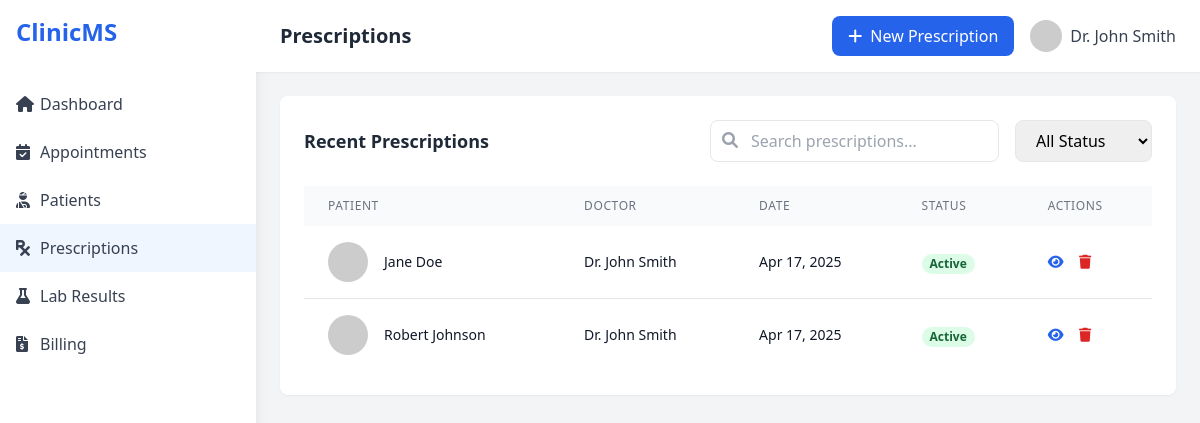
The app's page /prescriptions.php (signed in) with its own data.
### tables this page shows
CREATE TABLE IF NOT EXISTS doctors (
    id INT AUTO_INCREMENT PRIMARY KEY,
    first_name VARCHAR(50) NOT NULL,
    last_name VARCHAR(50) NOT NULL,
    email VARCHAR(100) NOT NULL UNIQUE,
    password VARCHAR(255) NOT NULL,
    phone VARCHAR(20),
    specialization VARCHAR(100),
    created_at DATETIME DEFAULT CURRENT_TIMESTAMP
);

CREATE TABLE IF NOT EXISTS prescriptions (
    id INT AUTO_INCREMENT PRIMARY KEY,
    patient_id INT NOT NULL,
    doctor_id INT NOT NULL,
    prescription_date DATE NOT NULL,
    medication TEXT NOT NULL,
    dosage VARCHAR(100),
    frequency VARCHAR(100),
    duration VARCHAR(100),
    instructions TEXT,
    status ENUM('Active', 'Completed', 'Cancelled') DEFAULT 'Active',
    created_at DATETIME DEFAULT CURRENT_TIMESTAMP,
    FOREIGN KEY (patient_id) REFERENCES patients(id) ON DELETE CASCADE,
    FOREIGN KEY (doctor_id) REFERENCES doctors(id) ON DELETE CASCADE
);

CREATE TABLE IF NOT EXISTS patients (
    id INT AUTO_INCREMENT PRIMARY KEY,
    first_name VARCHAR(50) NOT NULL,
    last_name VARCHAR(50) NOT NULL,
    email VARCHAR(100),
    phone VARCHAR(20),
    date_of_birth DATE,
    gender ENUM('M', 'F', 'Other'),
    address TEXT,
    medical_history TEXT,
    status ENUM('Active', 'Inactive') DEFAULT 'Active',
    created_at DATETIME DEFAULT CURRENT_TIMESTAMP
);

### prescriptions.php (the view, shortened to what this page needs)
<?php
require_once 'config/database.php';
$stmt = $pdo->prepare("SELECT first_name, last_name FROM doctors WHERE id = :doctor_id");
$stmt->execute(['doctor_id' => $_SESSION['doctor_id']]);
$doctor = $stmt->fetch();
$doctor_name = $doctor['first_name'] . ' ' . $doctor['last_name'];
$stmt = $pdo->prepare("
    SELECT p.*, pt.first_name as patient_first_name, pt.last_name as patient_last_name,
           d.first_name as doctor_first_name, d.last_name as doctor_last_name
    FROM prescriptions p
    JOIN patients pt ON p.patient_id = pt.id
    JOIN doctors d ON p.doctor_id = d.id
    WHERE p.doctor_id = :doctor_id
    ORDER BY p.created_at DESC
");
$stmt->execute(['doctor_id' => $_SESSION['doctor_id']]);
$prescriptions = $stmt->fetchAll();
?>
<!DOCTYPE html>
<html lang="en">
<head>
    <script src="https://cdn.tailwindcss.com"></script>
    <link href="https://cdnjs.cloudflare.com/ajax/libs/font-awesome/6.0.0/css/all.min.css" rel="stylesheet">
    <link href="https://unpkg.com/aos@2.3.1/dist/aos.css" rel="stylesheet">
</head>
<body class="bg-gray-100">
    <div class="flex h-screen">
        <div class="sidebar w-64 bg-white shadow-lg">
            <div class="p-4">
                <h1 class="text-2xl font-bold text-blue-600">ClinicMS</h1>
            </div>
            <nav class="mt-4">
                <a href="index.php" class="menu-item flex items-center px-4 py-3 text-gray-700 hover:bg-blue-50">
                    <i class="fas fa-home w-6"></i>
                    <span>Dashboard</span>
                </a>
                <a href="appointments.php" class="menu-item flex items-center px-4 py-3 text-gray-700 hover:bg-blue-50">
                    <i class="fas fa-calendar-check w-6"></i>
                    <span>Appointments</span>
                </a>
                <a href="patients.php" class="menu-item flex items-center px-4 py-3 text-gray-700 hover:bg-blue-50">
                    <i class="fas fa-user-injured w-6"></i>
                    <span>Patients</span>
                </a>
                <a href="prescriptions.php" class="menu-item flex items-center px-4 py-3 text-gray-700 bg-blue-50">
                    <i class="fas fa-prescription w-6"></i>
                    <span>Prescriptions</span>
                </a>
                <a href="lab_results.php" class="menu-item flex items-center px-4 py-3 text-gray-700 hover:bg-blue-50">
                    <i class="fas fa-flask w-6"></i>
                    <span>Lab Results</span>
                </a>
                <a href="billing.php" class="menu-item flex items-center px-4 py-3 text-gray-700 hover:bg-blue-50">
                    <i class="fas fa-file-invoice-dollar w-6"></i>
                    <span>Billing</span>
                </a>
            </nav>
        </div>
        <div class="flex-1 overflow-auto">
            <header class="bg-white shadow-sm">
                <div class="flex items-center justify-between px-6 py-4">
                    <h2 class="text-xl font-semibold text-gray-800">Prescriptions</h2>
                    <div class="flex items-center space-x-4">
                        <button class="bg-blue-600 text-white px-4 py-2 rounded-lg hover:bg-blue-700 transition-colors" onclick="openNewPrescriptionModal()">
                            <i class="fas fa-plus mr-2"></i>New Prescription
                        </button>
                        <div class="flex items-center space-x-2">
                            <img src="https://ui-avatars.com/api/?name=<?= urlencode($doctor_name) ?>&background=0D8ABC&color=fff" alt="Profile" class="w-8 h-8 rounded-full">
                            <span class="text-gray-700">Dr. <?= htmlspecialchars($doctor_name) ?></span>
                        </div>
                    </div>
                </div>
            </header>
            <main class="p-6">
                <div class="bg-white rounded-lg shadow-sm p-6" data-aos="fade-up">
                    <div class="flex justify-between items-center mb-6">
                        <h3 class="text-lg font-semibold text-gray-800">Recent Prescriptions</h3>
                        <div class="flex space-x-4">
                            <div class="relative">
                                <input type="text" placeholder="Search prescriptions..." class="pl-10 pr-4 py-2 border rounded-lg focus:outline-none focus:ring-2 focus:ring-blue-500">
                                <i class="fas fa-search absolute left-3 top-3 text-gray-400"></i>
                            </div>
                            <select class="border rounded-lg px-4 py-2 focus:outline-none focus:ring-2 focus:ring-blue-500">
                                <option value="">All Status</option>
                            </select>
                        </div>
                    </div>
                    <div class="overflow-x-auto">
                        <?php if (empty($prescriptions)): ?>
                        <div class="text-center py-8">
                            <div class="inline-flex items-center justify-center w-16 h-16 rounded-full bg-blue-100 mb-4">
                                <i class="fas fa-prescription text-2xl text-blue-600"></i>
                            </div>
                            <h3 class="text-lg font-medium text-gray-900 mb-2">No Prescriptions Yet</h3>
                            <p class="text-gray-500 mb-4">Start by creating a new prescription for your patient.</p>
                            <button onclick="openNewPrescriptionModal()" class="inline-flex items-center px-4 py-2 bg-blue-600 text-white rounded-md hover:bg-blue-700">
                                <i class="fas fa-plus mr-2"></i>Create New Prescription
                            </button>
                        </div>
                        <?php else: ?>
                        <table class="min-w-full">
                            <thead>
                                <tr class="bg-gray-50">
                                    <th class="px-6 py-3 text-left text-xs font-medium text-gray-500 uppercase tracking-wider">Patient</th>
                                    <th class="px-6 py-3 text-left text-xs font-medium text-gray-500 uppercase tracking-wider">Doctor</th>
                                    <th class="px-6 py-3 text-left text-xs font-medium text-gray-500 uppercase tracking-wider">Date</th>
                                    <th class="px-6 py-3 text-left text-xs font-medium text-gray-500 uppercase tracking-wider">Status</th>
                                    <th class="px-6 py-3 text-left text-xs font-medium text-gray-500 uppercase tracking-wider">Actions</th>
                                </tr>
                            </thead>
                            <tbody class="bg-white divide-y divide-gray-200">
                                <?php foreach ($prescriptions as $prescription): ?>
                                <tr class="hover:bg-gray-50">
                                    <td class="px-6 py-4 whitespace-nowrap">
                                        <div class="flex items-center">
                                            <div class="flex-shrink-0 h-10 w-10">
                                                <img class="h-10 w-10 rounded-full" src="https://ui-avatars.com/api/?name=<?= urlencode($prescription['patient_first_name'] . '+' . $prescription['patient_last_name']) ?>&background=0D8ABC&color=fff" alt="">
                                            </div>
                                            <div class="ml-4">
                                                <div class="text-sm font-medium text-gray-900">
                                                    <?= htmlspecialchars($prescription['patient_first_name'] . ' ' . $prescription['patient_last_name']) ?>
                                                </div>
                                            </div>
                                        </div>
                                    </td>
                                    <td class="px-6 py-4 whitespace-nowrap">
                                        <div class="text-sm text-gray-900">
                                            Dr. <?= htmlspecialchars($prescription['doctor_first_name'] . ' ' . $prescription['doctor_last_name']) ?>
                                        </div>
                                    </td>
                                    <td class="px-6 py-4 whitespace-nowrap">
                                        <div class="text-sm text-gray-900">
                                            <?= date('M d, Y', strtotime($prescription['prescription_date'])) ?>
                                        </div>
                                    </td>
                                    <td class="px-6 py-4 whitespace-nowrap">
                                        <span class="px-2 inline-flex text-xs leading-5 font-semibold rounded-full
                                            <?php
                                            switch($prescription['status']) {
                                                case 'Active':
                                                    echo 'bg-green-100 text-green-800';
                                                    break;
                                            }
                                            ?>">
                                            <?= htmlspecialchars($prescription['status']) ?>
                                        </span>
                                    </td>
                                    <td class="px-6 py-4 whitespace-nowrap text-sm font-medium">
                                        <a href="prescription_details.php?id=<?php echo $prescription['id']; ?>" class="text-blue-600 hover:text-blue-900 mr-3" title="View Details">
                                            <i class="fas fa-eye"></i>
                                        </a>
                                        <button onclick="deletePrescription(<?php echo $prescription['id']; ?>)" class="text-red-600 hover:text-red-900" title="Delete Prescription">
                                            <i class="fas fa-trash"></i>
                                        </button>
                                    </td>
                                </tr>
                                <?php endforeach; ?>
                            </tbody>
                        </table>
                        <?php endif; ?>
                    </div>
                </div>
            </main>
        </div>
    </div>
</body>
</html>

### prescriptions.php (style rules this page uses)
.sidebar { transition: all 0.3s ease; }
.menu-item { transition: all 0.2s ease; }

### records on screen
doctors: doctor_name "John Smith"
prescriptions: patient.last_name "Jane Doe", doctor.last_name "John Smith", prescription_date "Apr 17, 2025", status "Active"
prescriptions: patient.last_name "Robert Johnson", doctor.last_name "John Smith", prescription_date "Apr 17, 2025", status "Active"
